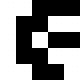

Below is a game level as drawn by its tile map, then a one-line description and the .tmx file that defines it, in full:
An orthogonal 5x5 tile map with 16x16 px tiles, 1 tile layer (Tile Layer 1).

<map version="1.5" tiledversion="1.7.1" orientation="orthogonal" renderorder="right-down" width="5" height="5" tilewidth="16" tileheight="16" infinite="0" nextlayerid="2" nextobjectid="1">
 <tileset firstgid="1" source="map.tsx" />
 <layer id="1" name="Tile Layer 1" width="5" height="5">
  <data encoding="csv">
1,1,2,2,2,
1,2,2,1,1,
1,2,1,2,2,
1,2,2,1,1,
1,1,2,2,1
</data>
 </layer>
</map>